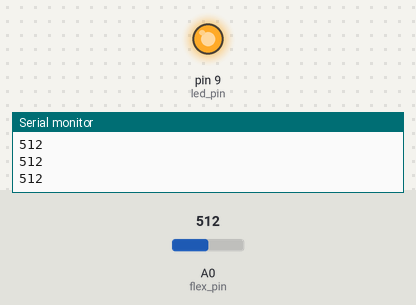
Simulated run of this sketch. Board: Arduino Uno, built with avr-gcc and run on an emulated ATmega328P. Shown: output pins drawn as LEDs (lit = HIGH), the last lines printed to the serial monitor. Inputs (shaded band) come from the test bench; at power-on: A0 (flex_pin) = 512.

Above: at 1.2 s.
1.3 s: A0 (flex_pin) set to 0
At 2.0 s:
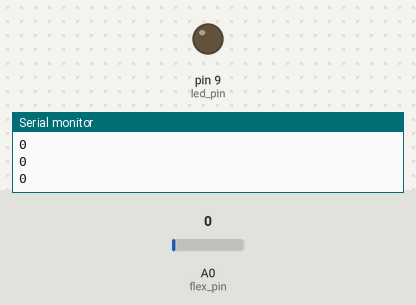
2.9 s: A0 (flex_pin) set to 122
At 3.3 s:
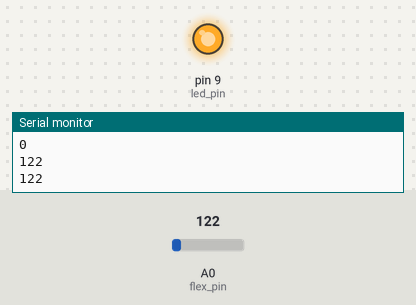
Timing chart, 0 to 5.9 s (numbered marks = the images above; inputs shaded):
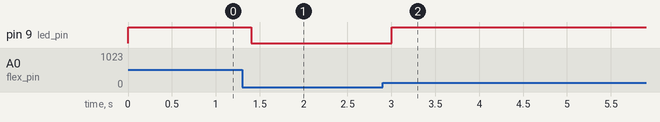

The sketch:

Flex_Sensor.ino
```cpp
#define led_pin 9
#define flex_pin A0

int flex_reading;
int led_brightness;

void setup()
{
  Serial.begin(9600);
}

void loop()
{
  flex_reading = analogRead(A0);
  Serial.println(flex_reading);

  led_brightness = map(flex_reading, 0, 300, 0, 1023);
  analogWrite(9, led_brightness);

  delay(200);
}
```

Measured:
- after the input at 1.3 s, pin 9 (led_pin): HIGH → LOW after 0.10 s
- after the input at 2.9 s, pin 9 (led_pin): LOW → HIGH after 0.11 s
